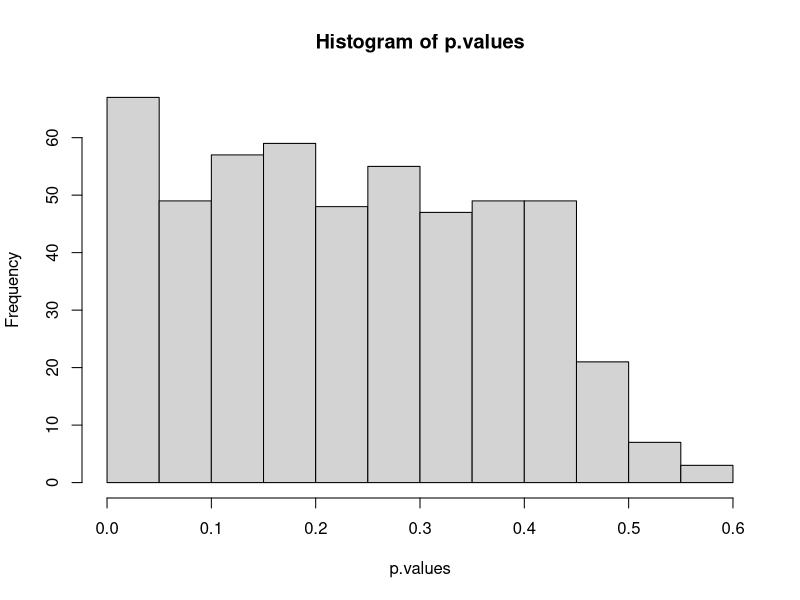
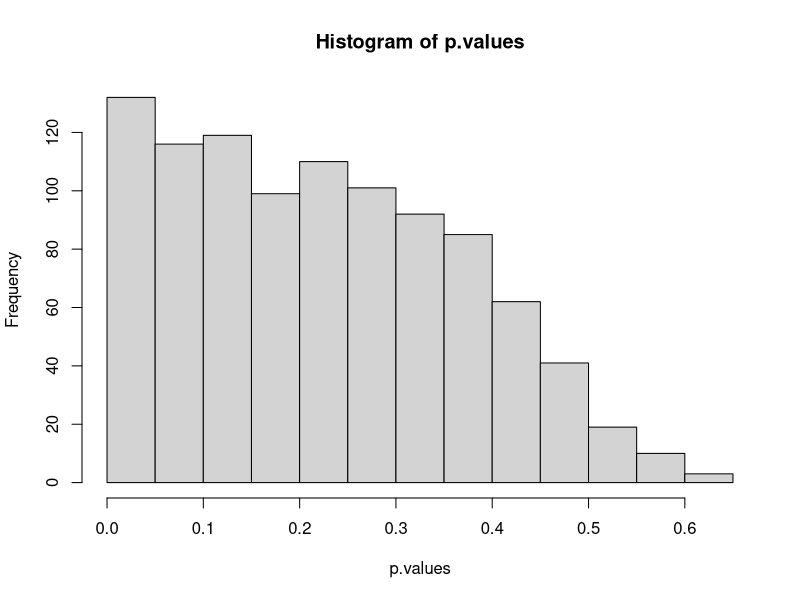
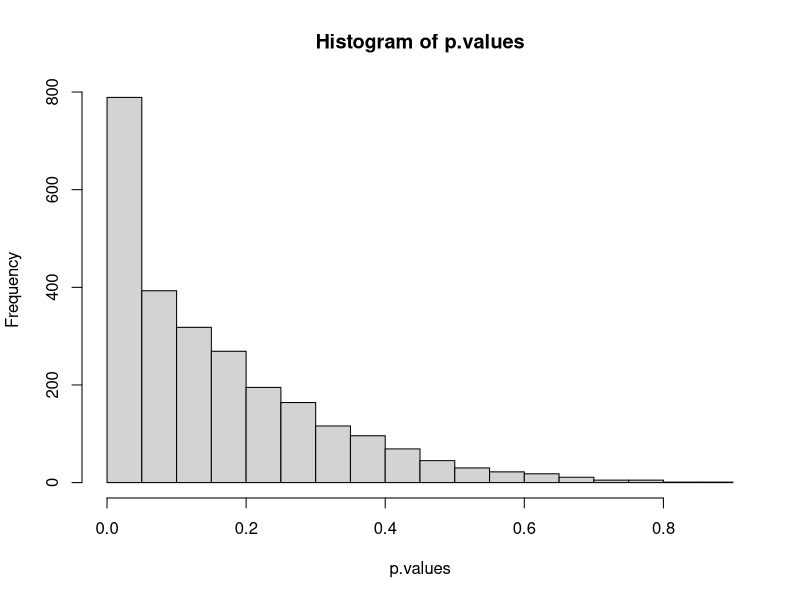
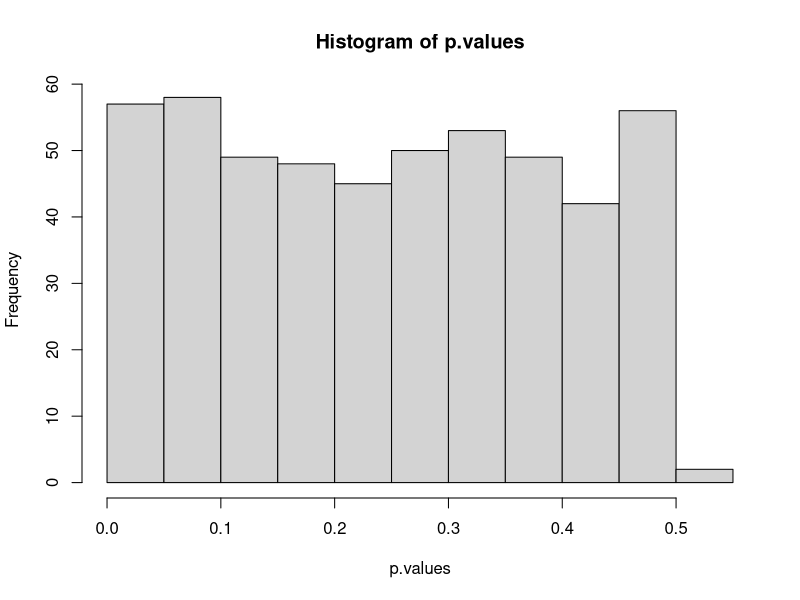
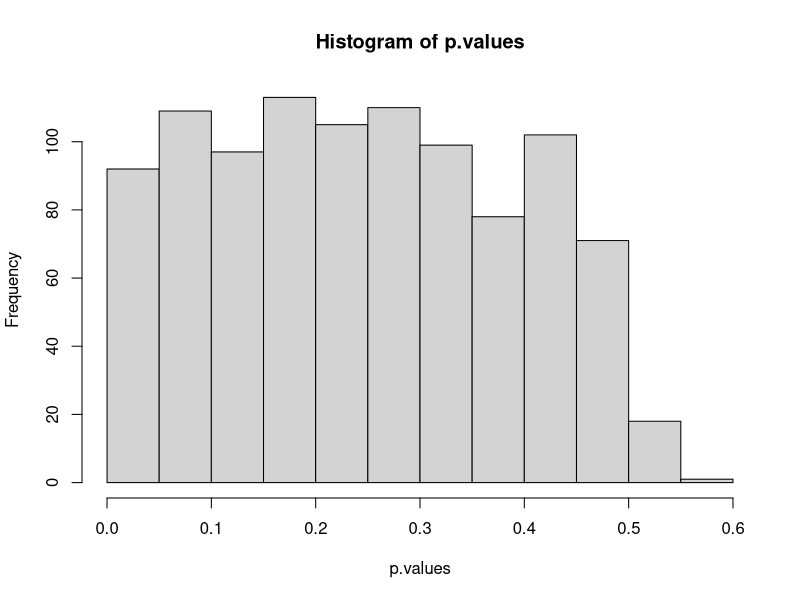
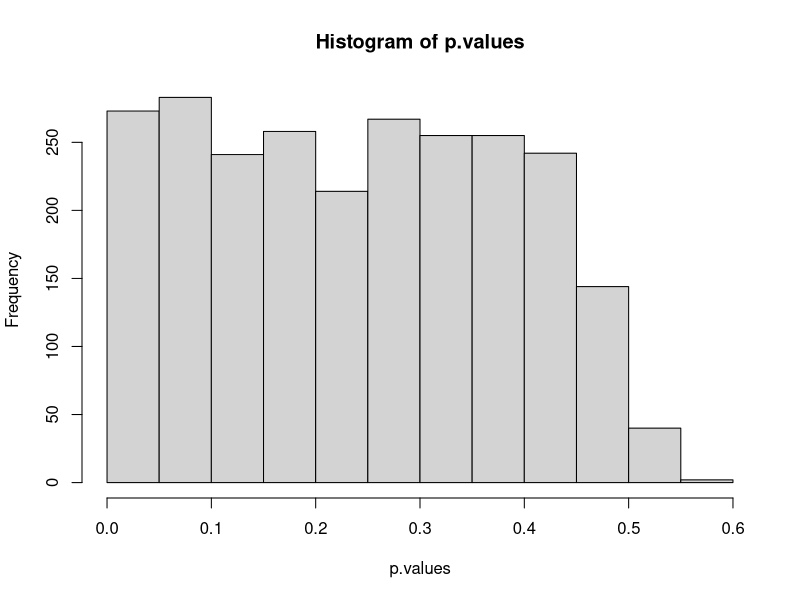
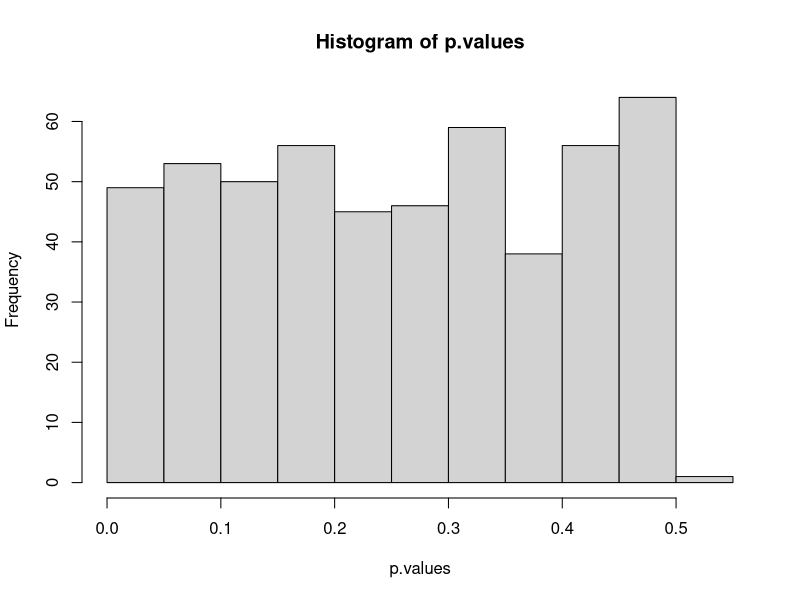
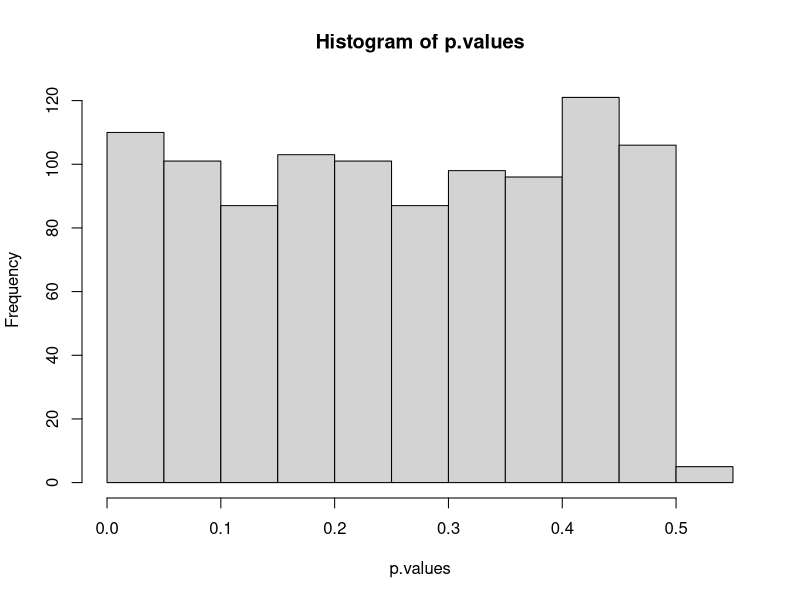

These figures' R source, in order:
generate_data <- function(n,p){
  return(list(covariates = matrix(rnorm(n*p,0,1), nrow = n, ncol = p), responses = rnorm(n,0,1)))
}

model_select <- function(covariates, responses, cutoff){
  # Get p-values from the regression, but don't include the intercept p-value
  original.lm.p.values <- summary(lm(responses ~ covariates))$coefficients[,4][-1]
  filtered.p.values <- original.lm.p.values[original.lm.p.values < cutoff]
  if(length(filtered.p.values) == 0){
    return(vector(length = 0, mode = "numeric"))
  }
  else{
    new.model <- lm(responses ~ covariates[,which(original.lm.p.values %in% filtered.p.values)])
    return(summary(new.model)$coefficients[,4][-1])
  }
}


run_simulation <- function(n_trials, n, p, cutoff){
  p.values <- vector(mode = "numeric")
  for(i in 1:n_trials){
    data <- generate_data(n,p)
    p.values <- c(p.values, model_select(data$covariates, data$responses, cutoff))
  }
  hist(p.values)
}

for(n in c(100, 1000, 10000)){
  for(p in c(10,20,50)){
    run_simulation(n_trials = 100, n, p, cutoff = 0.5)
  }
}

# P-values seem to be uniformly distributed from 0 to 0.5, but not after that